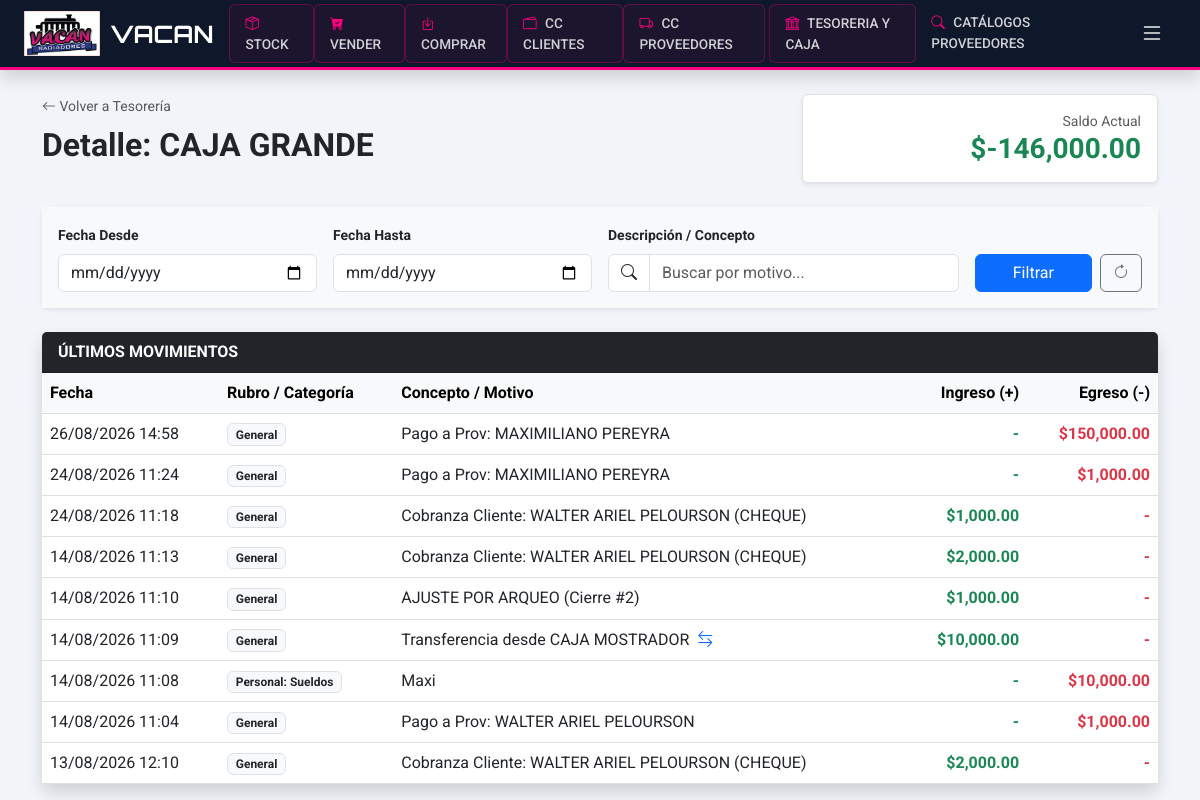
The app's page /admin/tesoreria/caja/2 (signed in) with its own data.
### app/models.py (models this page shows)
class Caja(db.Model):
    id = db.Column(db.Integer, primary_key=True)
    nombre = db.Column(db.String(100), nullable=False)
    sucursal_id = db.Column(db.Integer, db.ForeignKey('sucursal.id'))
    saldo_actual = db.Column(db.Float, default=0.0)
    tipo = db.Column(db.String(20))
    sucursal = db.relationship('Sucursal', back_populates='cajas')
    movimientos = db.relationship('MovimientoFinanciero', back_populates='caja')
    cierres = db.relationship('CierreCaja', back_populates='caja')

class MovimientoFinanciero(db.Model):
    id = db.Column(db.Integer, primary_key=True)
    caja_id = db.Column(db.Integer, db.ForeignKey('caja.id'), nullable=False)
    monto = db.Column(db.Float, nullable=False)
    tipo = db.Column(db.String(10))
    motivo = db.Column(db.String(200))
    fecha = db.Column(db.DateTime, default=get_argentina_time)
    metodo_detalle = db.Column(db.String(50))
    categoria_id = db.Column(db.Integer, db.ForeignKey('categoria_movimiento.id'), nullable=True)
    usuario_id = db.Column(db.Integer, db.ForeignKey('usuario.id'))
    venta_id = db.Column(db.Integer, db.ForeignKey('venta.id'), nullable=True)
    pago_prov_id = db.Column(db.Integer, db.ForeignKey('movimiento_cta_cte_proveedor.id'), nullable=True)
    es_transferencia = db.Column(db.Boolean, default=False)
    referencia = db.Column(db.String(50))
    caja = db.relationship('Caja', back_populates='movimientos')
    pago_maestro = db.relationship('MovimientoCtaCteProveedor', back_populates='detalles_pago')
    categoria = db.relationship('CategoriaMovimiento')

class CategoriaMovimiento(db.Model):
    id = db.Column(db.Integer, primary_key=True)
    nombre = db.Column(db.String(100), nullable=False)
    tipo = db.Column(db.String(10))

### app/routes/admin.py (the view)
@admin_bp.route('/tesoreria/caja/<int:id>')
@login_required
@roles_required('admin', 'superadmin')
def detalle_caja(id):
    caja = Caja.query.get_or_404(id)
    fecha_desde = request.args.get('desde')
    fecha_hasta = request.args.get('hasta')
    busqueda = request.args.get('q', '').strip()
    query = MovimientoFinanciero.query.filter_by(caja_id=id)
    if fecha_desde:
        query = query.filter(MovimientoFinanciero.fecha >= datetime.strptime(fecha_desde, '%Y-%m-%d'))
    if fecha_hasta:
        query = query.filter(MovimientoFinanciero.fecha <= datetime.strptime(fecha_hasta + " 23:59:59", '%Y-%m-%d %H:%M:%S'))
    if busqueda:
        query = query.filter(MovimientoFinanciero.motivo.ilike(f"%{busqueda}%"))
    if not (fecha_desde or fecha_hasta or busqueda):
        movimientos = query.order_by(MovimientoFinanciero.fecha.desc()).limit(100).all()
    else:
        movimientos = query.order_by(MovimientoFinanciero.fecha.desc()).all()
    return render_template('admin/caja_detalle.html',
                           caja=caja,
                           movimientos=movimientos,
                           fecha_desde=fecha_desde,
                           fecha_hasta=fecha_hasta,
                           busqueda=busqueda)

### app/__init__.py (called while the page is built)
def create_app():
    app = Flask(__name__)
    app.config.from_object(Config)
    db.init_app(app)
    migrate.init_app(app, db, render_as_batch=True)
    login_manager.init_app(app)
    login_manager.login_view = 'auth.login'
    login_manager.login_message = "Por favor, inicia sesión para acceder al sistema Vacan."
    login_manager.login_message_category = "info"
    from .models import Usuario
    @login_manager.user_loader
    def load_user(user_id):
        return Usuario.query.get(int(user_id))
    from .routes.main import main_bp
    from .routes.inventory import inventory_bp
    from .routes.auth import auth_bp
    from .routes.admin import admin_bp
    app.register_blueprint(main_bp)
    app.register_blueprint(inventory_bp)
    app.register_blueprint(auth_bp)
    app.register_blueprint(admin_bp)
    return app

### app/utils/security.py (called while the page is built)
def roles_required(*roles):
    def decorator(f):
        @wraps(f)
        def decorated_function(*args, **kwargs):
            if not current_user.is_authenticated or current_user.rol not in roles:
                flash("No tienes permiso para acceder a esta sección.", "danger")
                return redirect(url_for('inventory.index'))
            return f(*args, **kwargs)
        return decorated_function
    return decorator

### app/templates/admin/caja_detalle.html
{% extends 'base.html' %}
{% block content %}
<div class="row mb-4">
    <div class="col-md-8">
        <a href="{{ url_for('admin.tesoreria_dashboard') }}" class="text-decoration-none text-muted small"><i class="bi bi-arrow-left"></i> Volver a Tesorería</a>
        <h2 class="fw-bold mt-2">Detalle: <span class="text-pink">{{ caja.nombre }}</span></h2>
    </div>
    <div class="col-md-4 text-md-end">
        <div class="p-3 bg-white shadow-sm rounded border">
            <small class="text-muted d-block">Saldo Actual</small>
            <h3 class="fw-bold mb-0 text-success">${{ "{:,.2f}".format(caja.saldo_actual) }}</h3>
        </div>
    </div>
</div>
<div class="card shadow-sm border-0 mb-4">
    <div class="card-body bg-light">
        <form method="GET" class="row g-3">
            <div class="col-md-3">
                <label class="form-label small fw-bold">Fecha Desde</label>
                <input type="date" name="desde" class="form-control" value="{{ fecha_desde or '' }}">
            </div>
            <div class="col-md-3">
                <label class="form-label small fw-bold">Fecha Hasta</label>
                <input type="date" name="hasta" class="form-control" value="{{ fecha_hasta or '' }}">
            </div>
            <div class="col-md-4">
                <label class="form-label small fw-bold">Descripción / Concepto</label>
                <div class="input-group">
                    <span class="input-group-text bg-white"><i class="bi bi-search"></i></span>
                    <input type="text" name="q" class="form-control" placeholder="Buscar por motivo..." value="{{ busqueda or '' }}">
                </div>
            </div>
            <div class="col-md-2 d-flex align-items-end gap-2">
                <button type="submit" class="btn btn-primary w-100">
                    Filtrar
                </button>
                <a href="{{ url_for('admin.detalle_caja', id=caja.id) }}" class="btn btn-outline-secondary" title="Limpiar filtros">
                    <i class="bi bi-arrow-clockwise"></i>
                </a>
            </div>
        </form>
    </div>
</div>
<div class="card shadow border-0">
    <div class="card-header bg-dark text-white fw-bold">ÚLTIMOS MOVIMIENTOS</div>
    <div class="card-body p-0">
        <div class="table-responsive">
            <table class="table table-hover align-middle mb-0">
                <thead class="table-light">
                    <tr>
                        <th>Fecha</th>
                        <th>Rubro / Categoría</th>
                        <th>Concepto / Motivo</th>
                        <th class="text-end">Ingreso (+)</th>
                        <th class="text-end">Egreso (-)</th>
                    </tr>
                </thead>
                <tbody>
                    {% for m in movimientos %}
                    <tr>
                        <td>{{ m.fecha.strftime('%d/%m/%Y %H:%M') }}</td>
                        <td>
                            <span class="badge bg-light text-dark border">
                                {{ m.categoria.nombre if m.categoria else 'General' }}
                            </span>
                        </td>
                        <td>
                            {{ m.motivo }}
                            {% if m.es_transferencia %}<i class="bi bi-arrow-left-right text-primary ms-1"></i>{% endif %}
                        </td>
                        <td class="text-end text-success fw-bold">
                            {{ "${:,.2f}".format(m.monto) if m.tipo == 'INGRESO' else '-' }}
                        </td>
                        <td class="text-end text-danger fw-bold">
                            {{ "${:,.2f}".format(m.monto) if m.tipo == 'EGRESO' else '-' }}
                        </td>
                    </tr>
                    {% else %}
                    <tr>
                        <td colspan="5" class="text-center py-4 text-muted">
                            No se encontraron movimientos con los filtros aplicados.
                        </td>
                    </tr>
                    {% endfor %}
                </tbody>
            </table>
        </div>
    </div>
</div>
{% endblock %}

### app/templates/base.html (style rules this page uses)
:root { --vacan-blue: #0f172a; --vacan-pink: #ff007f; --vacan-dark-hover: #1e293b; }
body { background-color: #f1f5f9; font-family: 'Roboto', sans-serif; padding-top: 70px; }

### records on screen
Caja: nombre "CAJA GRANDE", saldo_actual "-146,000.00"
MovimientoFinanciero: fecha "26/08/2026 14:58", categoria "General", motivo "Pago a Prov: MAXIMILIANO PEREYRA", tipo "-", tipo+monto "$150,000.00"
MovimientoFinanciero: fecha "24/08/2026 11:24", categoria "General", motivo "Pago a Prov: MAXIMILIANO PEREYRA", tipo "-", tipo+monto "$1,000.00"
MovimientoFinanciero: fecha "24/08/2026 11:18", categoria "General", motivo "Cobranza Cliente: WALTER ARIEL PELOURSON (CHEQUE)", tipo+monto "$1,000.00", tipo "-"
MovimientoFinanciero: fecha "14/08/2026 11:13", categoria "General", motivo "Cobranza Cliente: WALTER ARIEL PELOURSON (CHEQUE)", tipo+monto "$2,000.00", tipo "-"
MovimientoFinanciero: fecha "14/08/2026 11:10", categoria "General", motivo "AJUSTE POR ARQUEO (Cierre #2)", tipo+monto "$1,000.00", tipo "-"
MovimientoFinanciero: fecha "14/08/2026 11:09", categoria "General", motivo "Transferencia desde CAJA MOSTRADOR", es_transferencia True (drawn), tipo+monto "$10,000.00", tipo "-"
MovimientoFinanciero: fecha "14/08/2026 11:08", categoria "Personal: Sueldos", motivo "Maxi", tipo "-", tipo+monto "$10,000.00"
MovimientoFinanciero: fecha "14/08/2026 11:04", categoria "General", motivo "Pago a Prov: WALTER ARIEL PELOURSON", tipo "-", tipo+monto "$1,000.00"
MovimientoFinanciero: fecha "13/08/2026 12:10", categoria "General", motivo "Cobranza Cliente: WALTER ARIEL PELOURSON (CHEQUE)", tipo+monto "$2,000.00", tipo "-"
